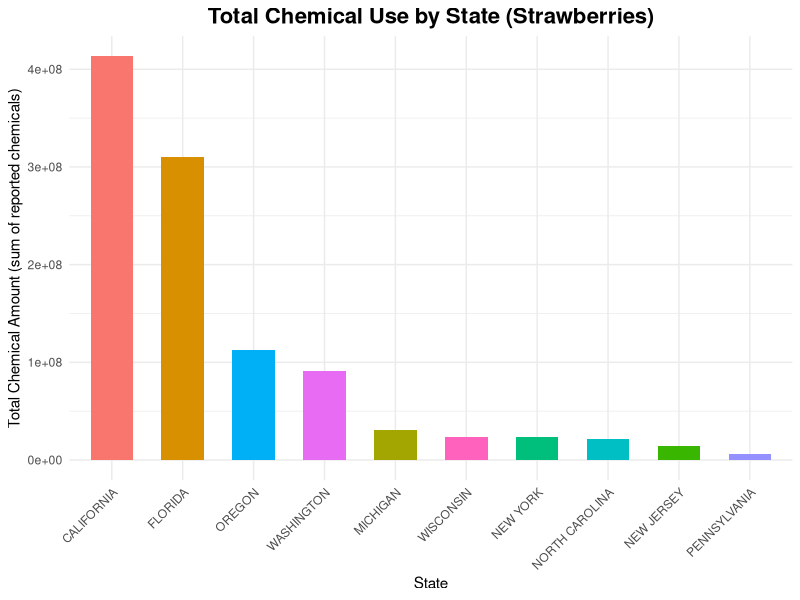
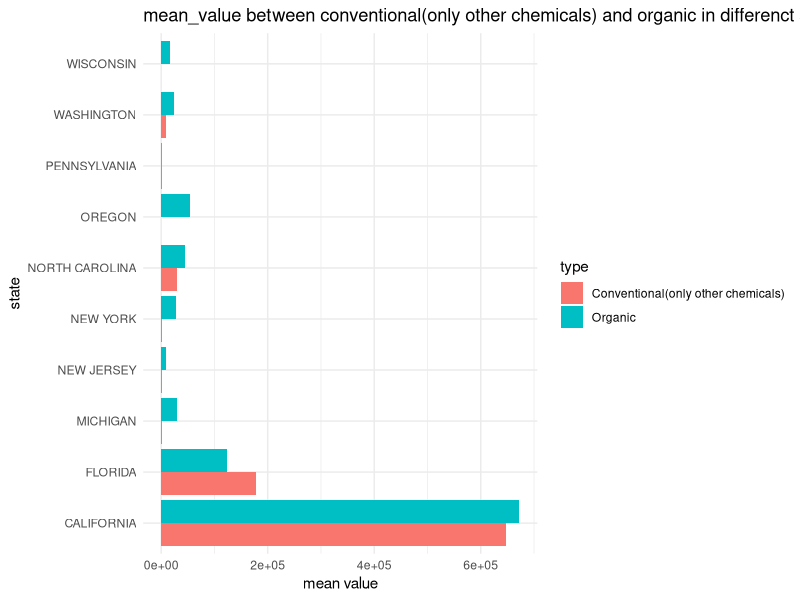
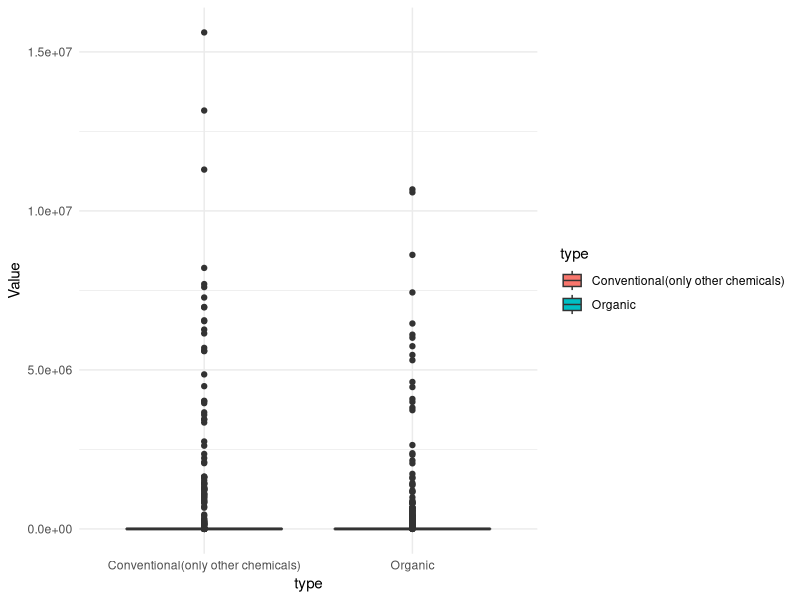

Recreate these plots in R, in order.
## ---- chunk 1
library(tidyverse)
df<- read_csv("strawberry raw.csv")
str(df)
df<- df %>% 
  select(where(~!all(is.na(.)))) |> #delete columns with all NA
  select(where(~ n_distinct(.,na.rm = TRUE)>1) ) |>#delete columns with single value, which means no information provided in comparing
  mutate(Year = as.integer(Year),
         Value = str_replace_all(Value, ",", ""),
         Value = as.numeric(Value),
         State = as.factor(State),
         Domain = as.factor(Domain),
         `Domain Category` = as.factor(`Domain Category`)) 
other<- df|> #find those use other chemicals
  filter(Domain == "CHEMICAL, OTHER")
other_che<- other|> #inside the other chemical, group by different other chemicals
  group_by(`Domain Category`)|>
  summarise(mean_value = mean(Value, na.rm = TRUE),
            sd_value = sd(Value, na.rm = TRUE),
            n=n())
view(other_che)
straw <- read.csv("strawberry raw.csv", stringsAsFactors = FALSE)
#zhang yunbo
library(dplyr)
library(stringr)
library(ggplot2)
straw_clean <- straw %>%
  filter(grepl("CHEMICAL", Domain.Category, ignore.case = TRUE)) %>%
  mutate(
    chemical_amount = as.numeric(str_extract(Domain.Category, "(?<=\\= )\\d+")),
    chemical_name = str_extract(Domain.Category, "(?<=\\()[A-Z0-9\\s]+(?=\\s*=)"),
    chemical_type = str_extract(Domain, "(?<=CHEMICAL, )\\w+")
  )
state_chem_use <- straw_clean %>%
  group_by(State) %>%
  summarise(total_chemical = sum(chemical_amount, na.rm = TRUE)) %>%
  arrange(desc(total_chemical))
print(state_chem_use)
ggplot(state_chem_use, aes(x = reorder(State, -total_chemical), y = total_chemical, fill = State)) +
  geom_bar(stat = "identity", width = 0.6) +
  labs(
    title = "Total Chemical Use by State (Strawberries)",
    x = "State",
    y = "Total Chemical Amount (sum of reported chemicals)"
  ) +
  theme_minimal() +
  theme(
    plot.title = element_text(size = 16, face = "bold", hjust = 0.5),
    axis.text.x = element_text(angle = 45, hjust = 1),
    legend.position = "none"
  )
#guan zhixuan
other_and_organic<- df|> #find those use organic(fertilizer) and conventional(other chemicals)
  filter(Domain == "CHEMICAL, OTHER"| Domain == "FERTILIZER")
other_and_organic_type<- other_and_organic|> #detect whether it's conventional or organic
  mutate(type = case_when(
    str_detect(Domain,"CHEMICAL") ~ "Conventional(only other chemicals)",
    !str_detect(Domain,"CHEMICAL") ~ "Organic"
  )
  )
organic_vs_convention<- other_and_organic_type|>
  group_by(State, type)|>
  summarise(
    mean_value = mean(Value, na.rm = TRUE),
    sd_value = sd(Value, na.rm = TRUE),
    n = n()
  ) |>
  arrange(mean_value)
view(organic_vs_convention)

ggplot(organic_vs_convention,aes(State,mean_value,fill = type))+
  geom_col(position = "dodge")+
  coord_flip()+
  labs(title = "mean_value between conventional(only other chemicals) and organic in differenct states",
       x = "state",
       y= "mean value")+
  theme_minimal()
ggplot(other_and_organic_type, aes(type, Value,fill = type))+
  geom_boxplot() +
  theme_minimal()

#hu yike
